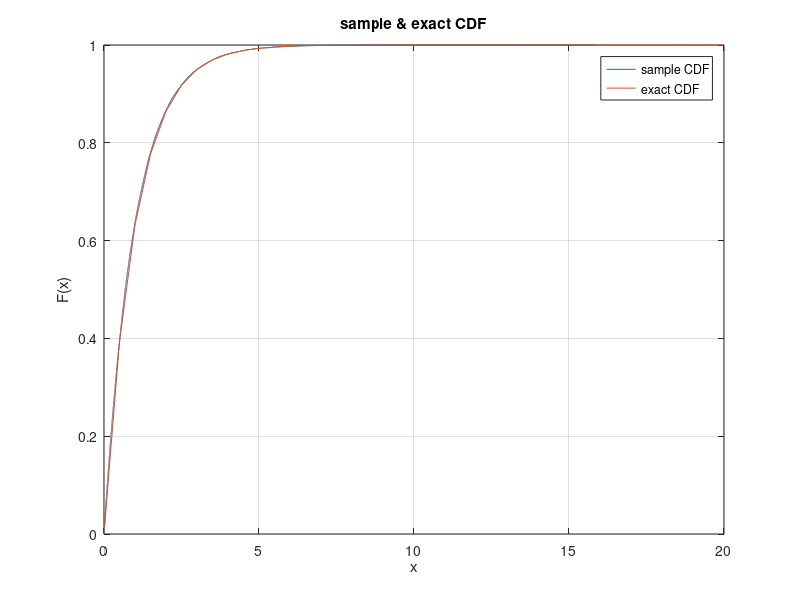
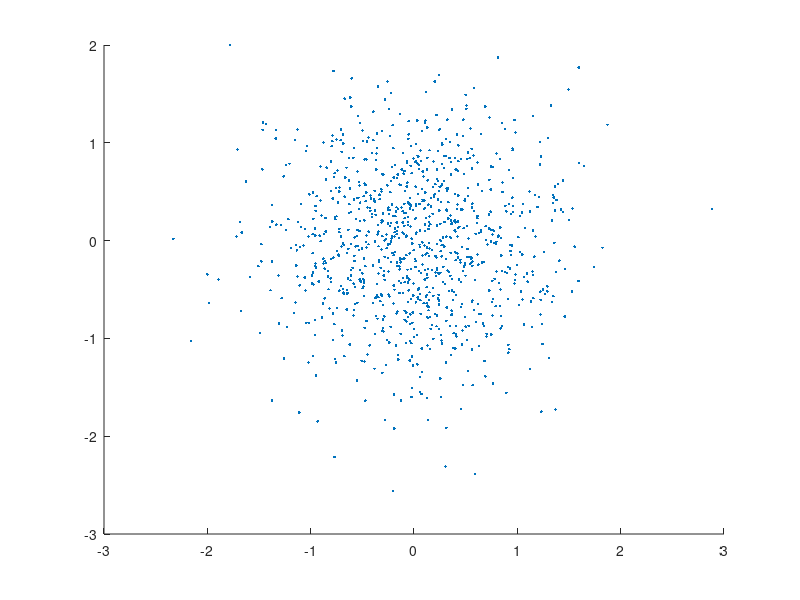

Source code (MATLAB) for these figures, in order: (Note: this script raises an error after producing the figures.)
clear all
close all
clc

%% Q4
u = rand(1,30000);%generate uniform rv
R2 = -log(u);%R2 f(u) are identically distributed
r2 = 0:0.5:20;
Fr = 1- exp(-r2);
figure(1);
cdfplot(R2);
hold on;
plot(r2,Fr);
title('sample & exact CDF');
legend('sample CDF','exact CDF','Location','best');

%% Q5
N = 30000;
v = rand(1,N);%generate uniform rv
Theta = 2*pi*v;%Theta f(v) are identically distributed
R = sqrt(R2);
N1 = R.*cos(Theta);
N2 = R.*sin(Theta);
%(a)
figure(2);
scatter(N1(1:1000), N2(1:1000),'.');
%(b)
Y1 = -1+N1;
Y2 = 1+N2;
PXC = [0,0,0];
[PX1C,PX2C,PX12C] = decode(N,-1,1,Y1,Y2)
%PX1C: P(x1 is decoded correctly)
%PX2C: P(x2 is decoded correctly)
%PX12C: P(x1 and x2 are both decoded correctly)

%% Q6
cov = PX12C - PX1C*PX2C%if cov is close to 0, N1 N2 are independent.

%% Q7
cdfplot(N1);
hold on;
cdfplot(N2);
hold on;
P = normcdf(-10:0.01:10,0,sqrt(0.5));
plot(-10:0.01:10,P);
title('N1&N2 ditribution');
legend('N1','N2','normal','Location','best');
PN1 = normcdf(1/sqrt(0.5))%P(x1 is decoded correctly)
PN2 = normcdf(1/sqrt(0.5))%P(x2 is decoded correctly)

%% Q8
%(a)(b)(c)
[Pe8_1] = simulation(1/4,1/4,1/4,1,10000,3)%generate X1 X2 with same p=1/4, lamda=1, detector error probability
%(d)
[Pe8_0_5] = simulation(1/4,1/4,1/4,0.5,10000,5)%generate X1 X2 with same p=1/4, lamda=0.5, detector error probability
[Pe8_5] = simulation(1/4,1/4,1/4,5,10000,7)%generate X1 X2 with same p=1/4, lamda=5, detector error probability

%% Q9
%(a)(b)(c)
[Pe9_1] = simulation(3/4,1/12,1/12,1,10000,9)%generate X1 X2 with p=3/4,1/12,1/12,1/12, lamda=1, detector error probability
%(d)
[Pe9_0_5] = simulation(3/4,1/12,1/12,0.5,10000,11)%generate X1 X2 with p=3/4,1/12,1/12,1/12, lamda=0.5, detector error probability
[Pe9_5] = simulation(3/4,1/12,1/12,5,10000,13)%generate X1 X2 with p=3/4,1/12,1/12,1/12, lamda=5, detector error probability

[Pe9new_1] = simulation(3/4,1/12,1/12,1,10000,13)%decide a new rule repeat the Q9 above
[Pe9new_0_5] = simulation(3/4,1/12,1/12,0.5,10000,13)
[Pe9new_5] = simulation(3/4,1/12,1/12,5,10000,13)
%% Q10
%(a)(b)(c)
[Pe10_1] = simulation(1,0,0,1,10000,15)%generate X1 X2 with p=1,0,0,0, lamda=1, detector error probability
%(d)
[Pe10_0_5] = simulation(1,0,0,0.5,10000,17)%generate X1 X2 with p=1,0,0,0, lamda=0.5, detector error probability
[Pe10_5] = simulation(1,0,0,5,10000,19)%generate X1 X2 with p=1,0,0,0, 2, lamda=5, detector error probability
